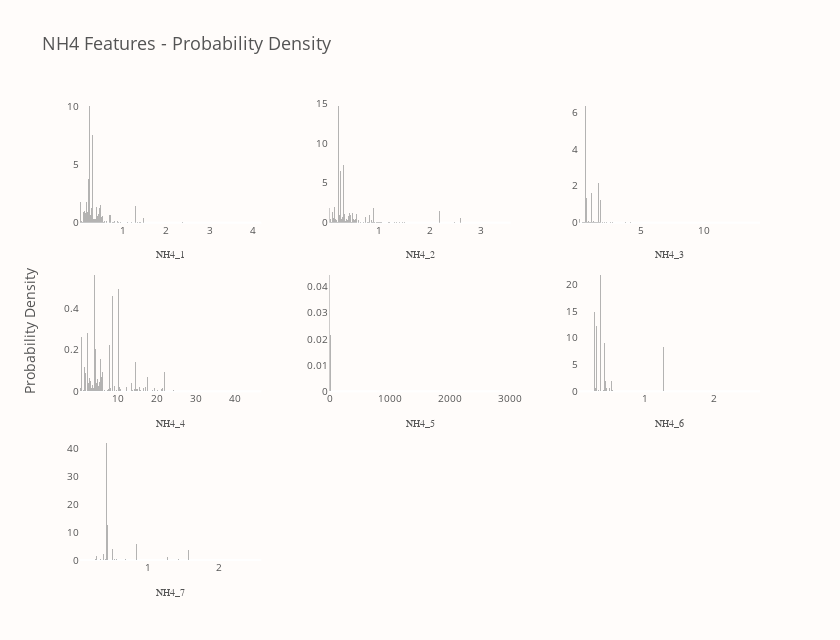

The cell this chart's notebook holds for it:
### Code cell
nh4_group = "NH4"
nh4_vars = train.columns[train.columns.str.startswith(nh4_group)]

fig = draw_dist_for_group(nh4_group, nh4_vars)
fig.show()

### Figure 1 — Plotly figure (JSON) as saved in the notebook; plotly's stock layout.template omitted (floating-point values rounded to 4 significant figures; data arrays with more than 128 entries replaced by an {"elided": "..."} marker saying what was removed)
{"data": [{"marker": {"color": "#6B6A6A", "line": {"width": 0}}, "name": "NH4_1", "opacity": 0.5, "showlegend": false, "type": "bar", "x": {"elided": "201 float values"}, "xaxis": "x", "y": {"elided": "200 float values"}, "yaxis": "y"}, {"marker": {"color": "#6B6A6A", "line": {"width": 0}}, "name": "NH4_2", "opacity": 0.5, "showlegend": false, "type": "bar", "x": {"elided": "201 float values"}, "xaxis": "x2", "y": {"elided": "200 float values"}, "yaxis": "y2"}, {"marker": {"color": "#6B6A6A", "line": {"width": 0}}, "name": "NH4_3", "opacity": 0.5, "showlegend": false, "type": "bar", "x": {"elided": "201 float values"}, "xaxis": "x3", "y": {"elided": "200 float values"}, "yaxis": "y3"}, {"marker": {"color": "#6B6A6A", "line": {"width": 0}}, "name": "NH4_4", "opacity": 0.5, "showlegend": false, "type": "bar", "x": {"elided": "201 float values"}, "xaxis": "x4", "y": {"elided": "200 float values"}, "yaxis": "y4"}, {"marker": {"color": "#6B6A6A", "line": {"width": 0}}, "name": "NH4_5", "opacity": 0.5, "showlegend": false, "type": "bar", "x": {"elided": "201 float values"}, "xaxis": "x5", "y": {"elided": "200 float values"}, "yaxis": "y5"}, {"marker": {"color": "#6B6A6A", "line": {"width": 0}}, "name": "NH4_6", "opacity": 0.5, "showlegend": false, "type": "bar", "x": {"elided": "201 float values"}, "xaxis": "x6", "y": {"elided": "200 float values"}, "yaxis": "y6"}, {"marker": {"color": "#6B6A6A", "line": {"width": 0}}, "name": "NH4_7", "opacity": 0.5, "showlegend": false, "type": "bar", "x": {"elided": "201 float values"}, "xaxis": "x7", "y": {"elided": "200 float values"}, "yaxis": "y7"}], "layout": {"annotations": [{"font": {"size": 14}, "showarrow": false, "text": "Probability Density", "textangle": -90, "x": 0, "xanchor": "right", "xref": "paper", "xshift": -40, "y": 0.5, "yanchor": "middle", "yref": "paper"}], "bargap": 0, "font": {"color": "#545454"}, "height": 640, "paper_bgcolor": "#FFFCFA", "plot_bgcolor": "#FFFCFA", "title": {"font": {"size": 18}, "text": "NH4 Features - Probability Density"}, "width": 840, "xaxis": {"anchor": "y", "domain": [0, 0.2667], "showgrid": false, "tickfont": {"size": 10}, "title": {"font": {"family": "Arial Black", "size": 10}, "text": "NH4_1"}}, "xaxis2": {"anchor": "y2", "domain": [0.3667, 0.6333], "showgrid": false, "tickfont": {"size": 10}, "title": {"font": {"family": "Arial Black", "size": 10}, "text": "NH4_2"}}, "xaxis3": {"anchor": "y3", "domain": [0.7333, 1], "showgrid": false, "tickfont": {"size": 10}, "title": {"font": {"family": "Arial Black", "size": 10}, "text": "NH4_3"}}, "xaxis4": {"anchor": "y4", "domain": [0, 0.2667], "showgrid": false, "tickfont": {"size": 10}, "title": {"font": {"family": "Arial Black", "size": 10}, "text": "NH4_4"}}, "xaxis5": {"anchor": "y5", "domain": [0.3667, 0.6333], "showgrid": false, "tickfont": {"size": 10}, "title": {"font": {"family": "Arial Black", "size": 10}, "text": "NH4_5"}}, "xaxis6": {"anchor": "y6", "domain": [0.7333, 1], "showgrid": false, "tickfont": {"size": 10}, "title": {"font": {"family": "Arial Black", "size": 10}, "text": "NH4_6"}}, "xaxis7": {"anchor": "y7", "domain": [0, 0.2667], "showgrid": false, "tickfont": {"size": 10}, "title": {"font": {"family": "Arial Black", "size": 10}, "text": "NH4_7"}}, "xaxis8": {"anchor": "y8", "domain": [0.3667, 0.6333]}, "xaxis9": {"anchor": "y9", "domain": [0.7333, 1]}, "yaxis": {"anchor": "x", "domain": [0.7333, 1], "showgrid": false, "tickfont": {"size": 10}}, "yaxis2": {"anchor": "x2", "domain": [0.7333, 1], "showgrid": false, "tickfont": {"size": 10}}, "yaxis3": {"anchor": "x3", "domain": [0.7333, 1], "showgrid": false, "tickfont": {"size": 10}}, "yaxis4": {"anchor": "x4", "domain": [0.3667, 0.6333], "showgrid": false, "tickfont": {"size": 10}}, "yaxis5": {"anchor": "x5", "domain": [0.3667, 0.6333], "showgrid": false, "tickfont": {"size": 10}}, "yaxis6": {"anchor": "x6", "domain": [0.3667, 0.6333], "showgrid": false, "tickfont": {"size": 10}}, "yaxis7": {"anchor": "x7", "domain": [0, 0.2667], "showgrid": false, "tickfont": {"size": 10}}, "yaxis8": {"anchor": "x8", "domain": [0, 0.2667]}, "yaxis9": {"anchor": "x9", "domain": [0, 0.2667]}}}
